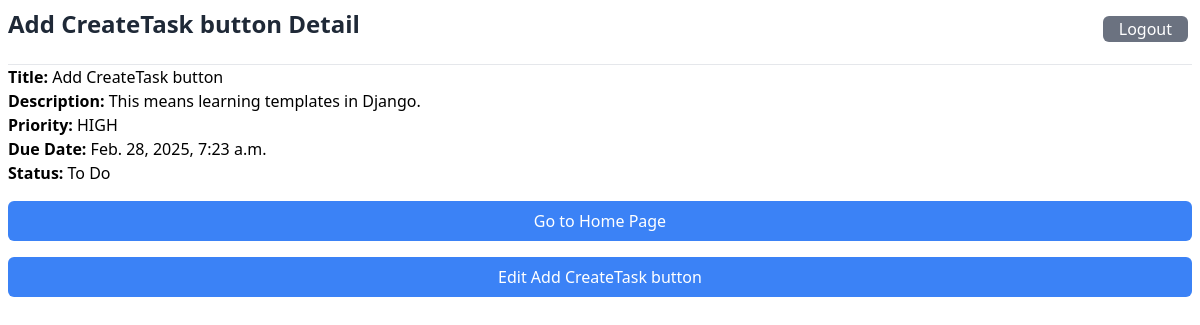
Before: /3/detail/task/ (signed in) with the older database file.
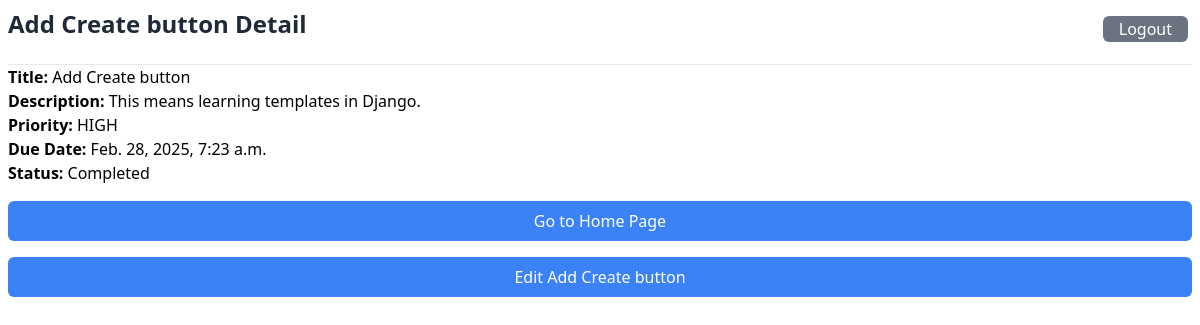
After: the same page with the newer database file.
### tasks/models.py (models this page shows, shortened)
class Task(models.Model):
    PRIORITY_CHOICES = [
        ('LOW', 'Low'),
        ('MEDIUM', 'Medium'),
        ('HIGH', 'High')
    ]
    STATUS_CHOICES = [
        ('To Do', 'TODO'),
        ('In Progress', 'IN_PROGRESS'),
        ('Completed', 'COMPLETED')
    ]
    title = models.CharField(max_length=200)
    description = models.TextField(blank=True)
    created_at = models.DateTimeField(auto_now_add=True)
    updated_at = models.DateTimeField(auto_now=True)
    due_date = models.DateTimeField(null=True, blank=True)
    priority = models.CharField(
            max_length=10,
            choices=PRIORITY_CHOICES,
            default='MEDIUM'
        )
    status = models.CharField(
            max_length=20,
            choices=STATUS_CHOICES,
            default='TODO'
        )
    user = models.ForeignKey(
            settings.AUTH_USER_MODEL,
            on_delete=models.CASCADE,
            related_name='tasks'
        )
    class Meta:
      ordering = ['-created_at']

### tasks/views.py (the view)
# urls.py: path('<int:pk>/detail/task/', views.task_detail, name="task-detail"),
@login_required(login_url="/users/login")
def task_detail(request, pk):
  task = Task.objects.get(pk=pk)
  return render(request, "tasks/task_detail.html", { "task": task })

### tasks/templates/tasks/task_detail.html (shortened to what this page needs)
{% extends '../base.html' %}
{% block header %}{{ task.title }} Detail{% endblock %}
{% block content %}
<div>
  <hr>
  <p><strong>Title: </strong>{{ task.title }}</p>
  <p><strong>Description: </strong>{{ task.description }}</p>
  <p><strong>Priority: </strong>{{ task.priority }}</p>
  <p><strong>Due Date: </strong>{{ task.due_date }}</p>
  <p><strong>Status: </strong>{{ task.status }}</p>
  <div class="flex flex-col">
    <a href="{% url 'tasks:list-tasks' %}" class="w-full bg-blue-500 hover:bg-blue-600 text-white font-medium py-2 px-4 rounded-md transition-colors duration-300 mt-4 text-center">Go to Home Page</a>
    <a href="{% url 'tasks:update-task' task.pk %}" class="w-full bg-blue-500 hover:bg-blue-600 text-white font-medium py-2 px-4 rounded-md transition-colors duration-300 mt-4 text-center">Edit {{ task.title }}</a>
  </div>
</div>
{% endblock %}

Changed rows visible on the page:
changed Task "This means learning templates in Django.": title "Add CreateTask button" → "Add Create button"; status "To Do" → "Completed"
